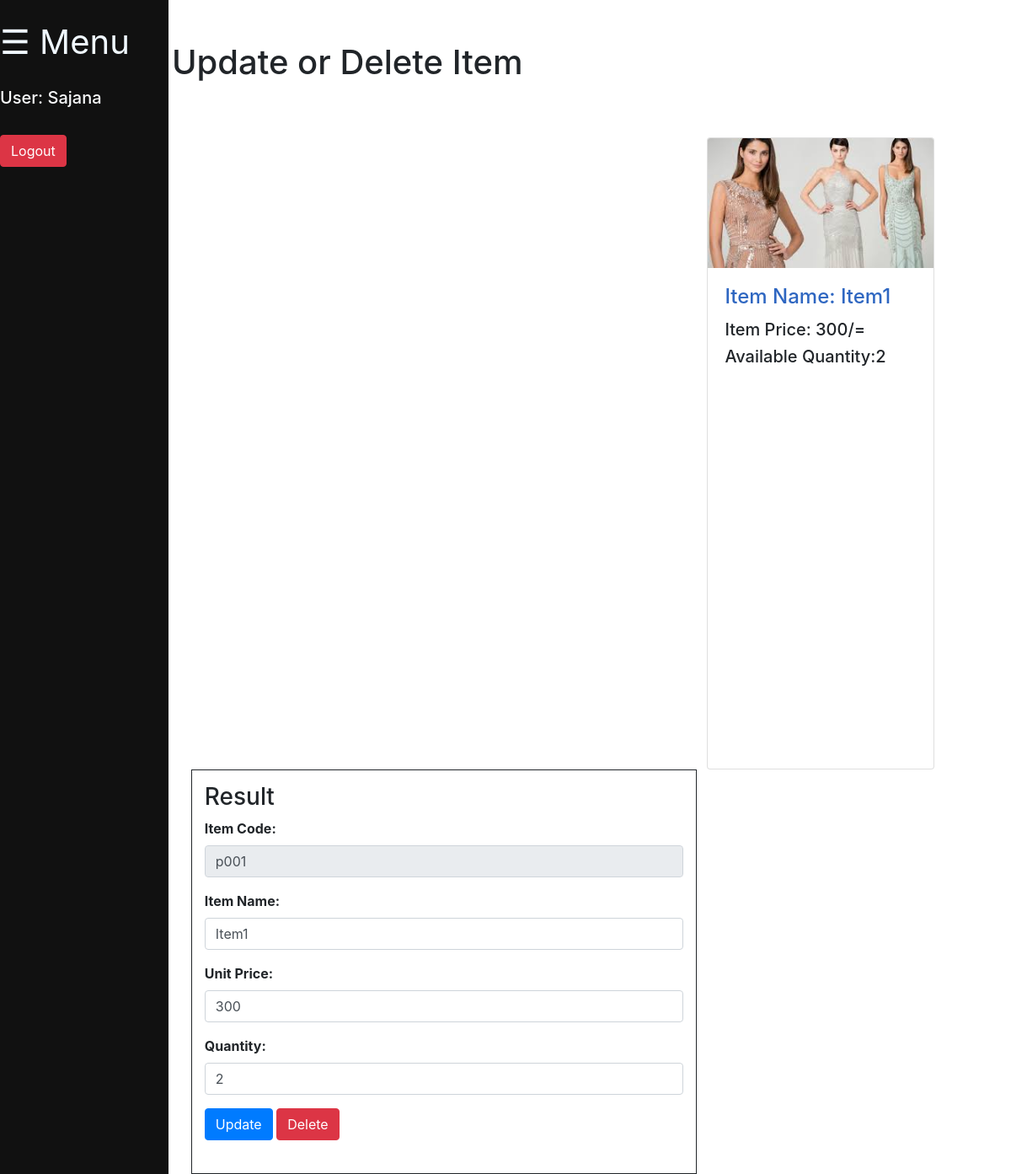
Page /updateItem.php?icode=p001 (signed in) on the earlier database version.
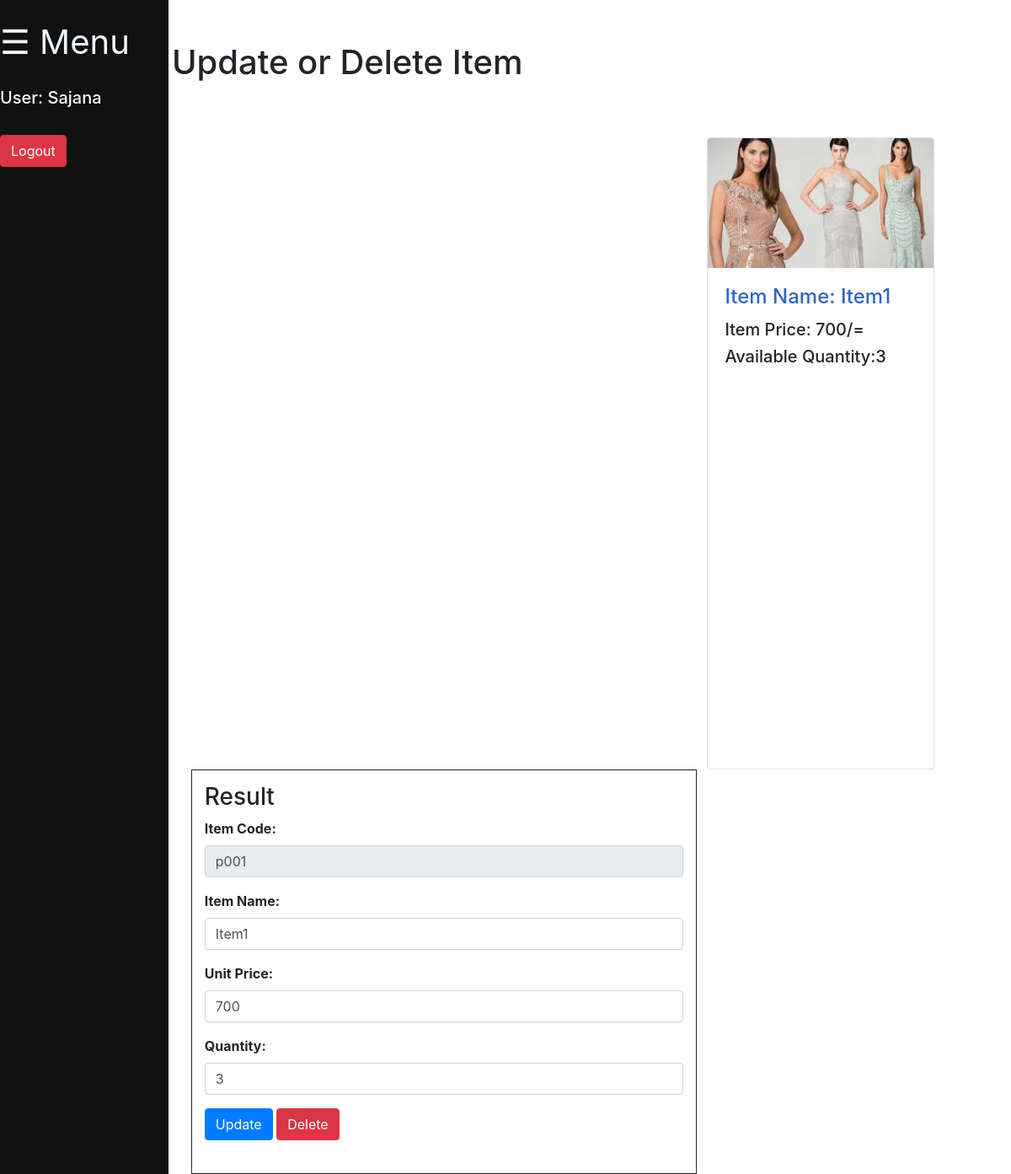
Same page on the later database version.
### tables this page shows
CREATE TABLE IF NOT EXISTS `items` (
  `code` varchar(50) NOT NULL,
  `name` varchar(50) NOT NULL,
  `unitprice` double NOT NULL,
  `quantity` int(20) NOT NULL,
  `image` varchar(50) NOT NULL,
  `dateAdded` datetime DEFAULT NULL,
  PRIMARY KEY (`code`)
);

### updateItem.php (the view, shortened to what this page needs)
<?php
$refCode = "";
$name = "";
$price = "";
$quantity = "";
if(isset($_GET['icode'])){
    $refCode = $_GET['icode'];
    $state = "block";
    $con = mysqli_connect("localhost", "root", "", "cleverpoppy");
    $query = "SELECT * FROM items where code='$refCode'";
    $results = mysqli_query($con,$query);
    $row = mysqli_fetch_array($results);
    if($row){
        $name = $row['name'];
        $price = $row['unitprice'];
        $quantity = $row['quantity'];
        echo"<div class='col-sm-3  ' style='display:$state; margin-right:2cm; float:right; margin-top:3cm'>
            <div class='card h-100'>
                <a href='updateItem.php?icode=".$row['code']."'><img class='card-img-top' src='uploads/".$row['image']."' alt='' /></a>
                <div class='card-body'>
                    <h4 class='card-title' style='color:#2e66c1'>
                        Item Name: ".$name."
                    </h4>
                    <h5>Item Price: ".$price."/=</h5>
                    <h5 class='card-text'>
                        Available Quantity:".$quantity."
                    </h5>
                </div>
            </div>
        </div>";
    }
}
?>
<!DOCTYPE html>
<html lang="en">
<head>
    <link rel="stylesheet" type="text/css" href="css/style.css">
    <link rel="stylesheet" href="https://stackpath.bootstrapcdn.com/bootstrap/4.3.1/css/bootstrap.min.css"
>
</head>
<body>
    <div class="sidepanel">
        <span style="font-size:40px;cursor:pointer;color: aliceblue" onclick="openNav()">&#9776; Menu </span><br><br>
        <h5 class="text-light" >User: <?php echo $_SESSION['name'];?></h5><br>
    <a href="logout.php" class="btn btn-danger" id="logout" onclick="logOutConfirm()">Logout</a>
    </div>
    <center>
        <h1>Update or Delete Item</h1>
    </center> <br><br>
    <div class="container"
        style="border: solid 1px; width: 600px; height: 480px; padding: 15px;  float: left; margin-left: 6cm;   ">
        <h3>Result</h3>
        <form name="frmResult" method="post" action="#">
            <div class="form-group">
                <label style="font-weight: bold" for="ItemCode">Item Code:</label>
                <input type="text" class="form-control" id="code" name="code" value="<?php echo $refCode;?>" readonly>
            </div>
            <div class="form-group">
                <label style="font-weight: bold" for="ItemName">Item Name:</label>
                <input type="text" class="form-control" id="name" name="name" value="<?php echo $name;?>">
            </div>
            <div class="form-group">
                <label style="font-weight: bold" for="UnitPrice">Unit Price:</label>
                <input type="text" class="form-control" id="price" name="price" value="<?php echo $price;?>" >
            </div>
            <div class="form-group">
                <label style="font-weight: bold" for="ItemName">Quantity:</label>
                <input type="text" class="form-control" id="quantity" name="quantity" value="<?php echo $quantity;?>">
            </div>
            <button type="submit" class="btn btn-primary" name="update" >Update</button>
            <button type="submit" class="btn btn-danger" name="delete">Delete</button><br>
        </form>
    </div>
</body>
</html>

### css/style.css (style rules this page uses)
.sidepanel { height: 100%; width: 200px; position: fixed; z-index: 1; top: 0; left: 0; background-color: #111; overflow-x: hidden; padding-top: 20px; }
body { padding-top: 50px; }

Differences in the rows shown:
changed items "Item1": unitprice "300" → "700"; quantity "2" → "3"; price "300" → "700"
